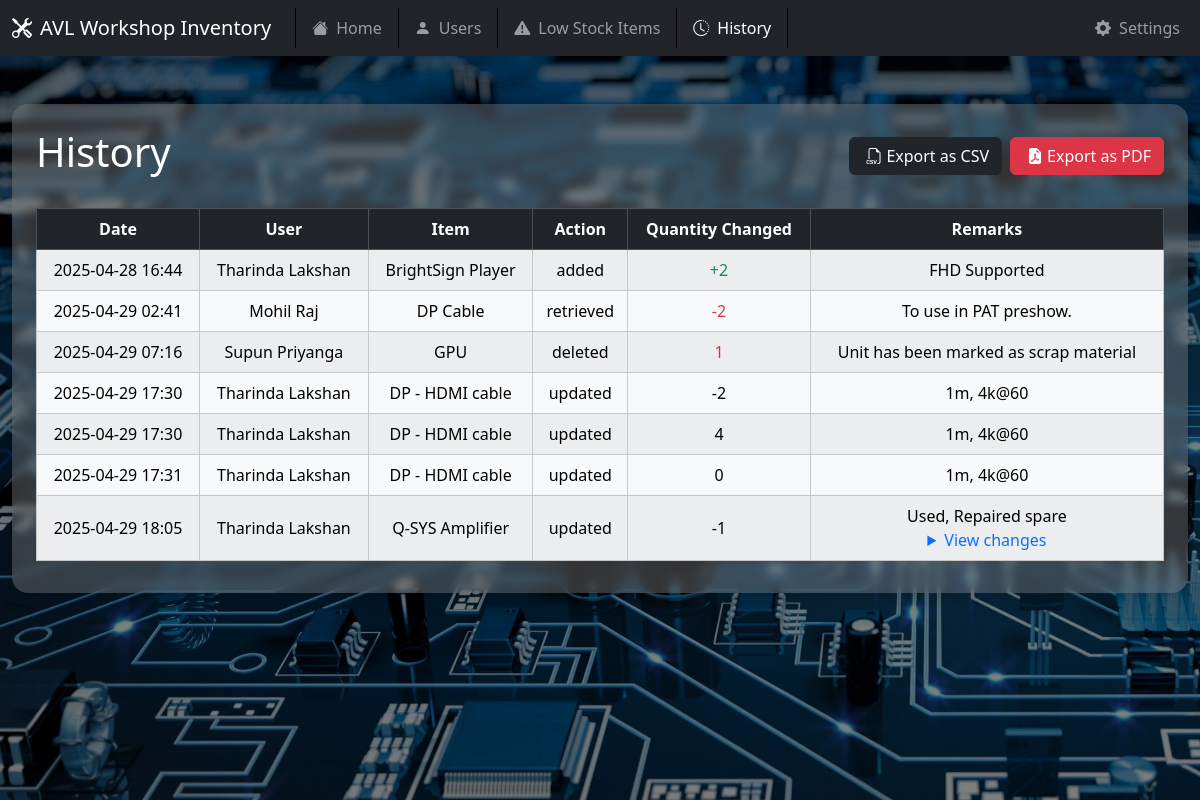
Page /history on the earlier database version.
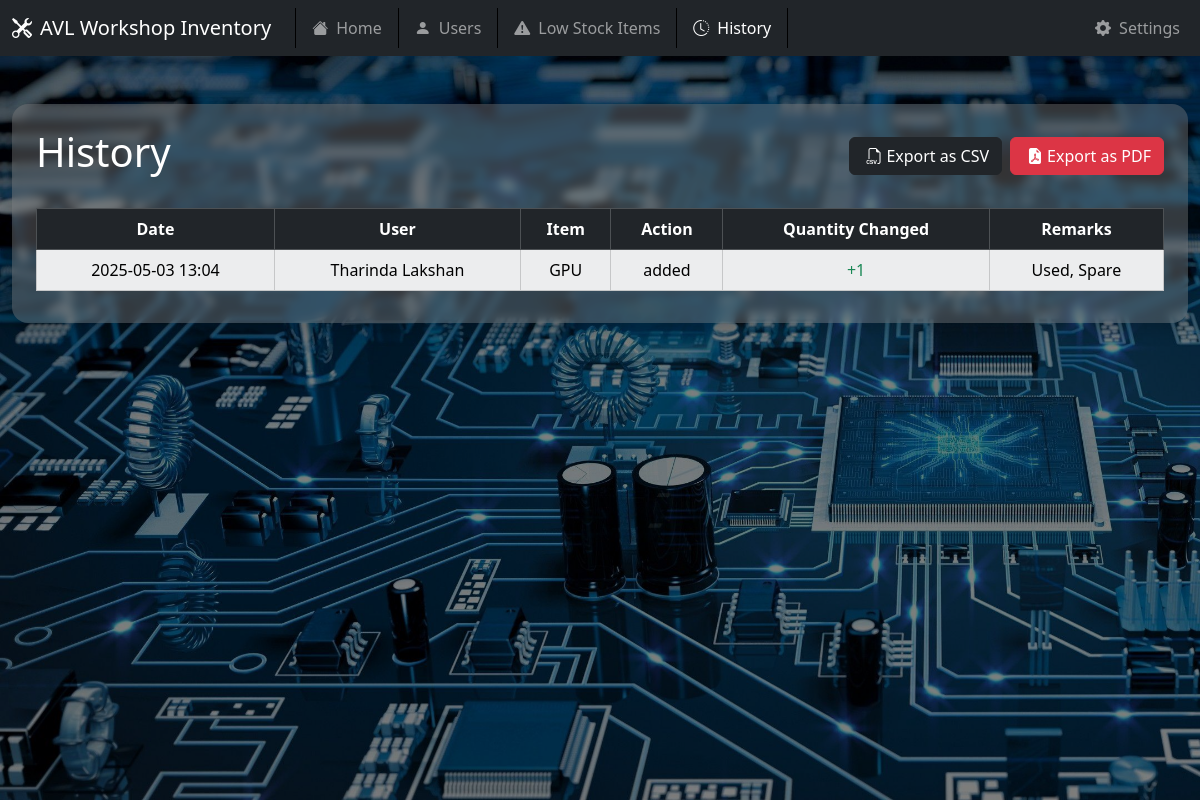
Same page on the later database version.
### models.py (models this page shows)
class InventoryHistory(db.Model):
    __tablename__ = 'inventory_history'
    id = db.Column(db.Integer, primary_key=True)
    inventory_id = db.Column(db.Integer, db.ForeignKey('inventory.id'), nullable=False)
    user_id = db.Column(db.Integer, db.ForeignKey('user.id'), nullable=False)
    action = db.Column(db.String(50), nullable=False)  # e.g., 'added', 'removed', 'updated'
    quantity_changed = db.Column(db.Integer, nullable=False)
    date_time = db.Column(db.DateTime, default=lambda: datetime.now(timezone.utc))
    remarks = db.Column(db.String(255))
    inventory = db.relationship('Inventory', backref='history')
    user = db.relationship('User', backref='history')

class User(db.Model):
    __tablename__ = 'user'
    id = db.Column(db.Integer, primary_key=True)
    emp_id = db.Column(db.Integer, unique=True, nullable=False)
    user_name = db.Column(db.String(100), nullable=False)

class Inventory(db.Model):
    __tablename__ = 'inventory'
    id = db.Column(db.Integer, primary_key=True)
    item_name = db.Column(db.String(100), nullable=False)
    brand = db.Column(db.String(100))
    model = db.Column(db.String(100))
    serial_number = db.Column(db.String(100))
    quantity = db.Column(db.Integer, nullable=False, default=0)
    unit = db.Column(db.String(50))
    category = db.Column(db.String(100))
    location = db.Column(db.String(100))
    min_stock = db.Column(db.Integer)
    remarks = db.Column(db.String(255))
    date_added = db.Column(db.DateTime, default=lambda: datetime.now(timezone.utc))
    last_updated = db.Column(db.DateTime, onupdate=lambda: datetime.now(timezone.utc))
    is_active = db.Column(db.Boolean, default=True)

### app.py (the view)
@app.route("/history")
def history():
    history = InventoryHistory.query.all()
    return render_template("history.html", history=history)

### templates/history.html (shortened to what this page needs)
{% extends "base.html" %}
{% block content %}
<div class="container-fluid my-5">
    <div class="shadow rounded-4 p-4 mask" style="
  background-color: rgba(128, 128, 128, 0.4);
  backdrop-filter: blur(4px);">
        <div class="d-flex justify-content-between align-items-center mb-4 flex-wrap">
            <h1 class="mb-2" style="color: rgb(255, 255, 255);">History</h1>
            <div class="d-flex gap-2 mt-1 mt-md-0">
                <form id="csvForm" method="POST" action="{{ url_for('export_history_csv') }}">
                    <button type="submit" class="btn btn-dark mb-0">
                        <i class="bi bi-filetype-csv m-1 fs-6"></i>Export as CSV
                    </button>
                </form>
                <form id="pdfform" method="POST" action="{{ url_for('export_history_pdf') }}" target="_blank">
                    <button type="submit" class="btn btn-danger mb-0">
                        <i class="bi bi-file-earmark-pdf-fill m-1 fs-6"></i>Export as PDF
                    </button>
                </form>
            </div>
        </div>
        <table
            class="datatable table table-light table-striped table-hover table-bordered w-100 m-0 mb-2 mt-2 text-center align-middle">
            <thead class="table-dark">
                <tr>
                    <th>Date</th>
                    <th>User</th>
                    <th>Item</th>
                    <th>Action</th>
                    <th>Quantity Changed</th>
                    <th>Remarks</th>
                </tr>
            </thead>
            <tbody>
                {% for record in history %}
                <tr>
                    <td>{{ record.date_time.strftime('%Y-%m-%d %H:%M') if record.date_time else '-' }}</td>
                    <td>{{ record.user.user_name }}</td>
                    <td>{{ record.inventory.item_name }}</td>
                    <td>{{ record.action }}</td>
                    <td>
                        {% if record.action == 'retrieved' %}
                        <span class="text-danger">-{{ record.quantity_changed }}</span>
                        {% elif record.action == 'added' %}
                        <span class="text-success">+{{ record.quantity_changed }}</span>
                        {% elif record.action == 'deleted' %}
                        <span class="text-danger">{{ record.quantity_changed }}</span>
                        {% else %}
                        {{ record.quantity_changed }}
                        {% endif %}
                    </td>
                    <td>
                        <div>{{ record.remarks.split(' | changes:')[0] }}</div>
                        {% if ' | changes:' in record.remarks %}
                        <details>
                            <summary class="text-primary" style="cursor: pointer;">View changes</summary>
                        </details>
                        {% endif %}
                    </td>
                </tr>
                {% endfor %}
        </table>
    </div>
</div>
{% endblock %}

Differences in the rows shown:
removed InventoryHistory: date_time "2025-04-29 02:41", user.user_name "Mohil Raj", inventory.item_name "DP Cable", action "retrieved", quantity_changed "2", remarks|changes "To use in PAT preshow."
removed InventoryHistory: date_time "2025-04-29 07:16", user.user_name "Supun Priyanga", inventory.item_name "GPU", action "deleted", quantity_changed "1", remarks|changes "Unit has been marked as scrap material"
removed InventoryHistory: date_time "2025-04-29 17:30", user.user_name "Tharinda Lakshan", inventory.item_name "DP - HDMI cable", action "updated", quantity_changed "-2", remarks|changes "1m, 4k@60"
removed InventoryHistory: date_time "2025-04-29 17:30", user.user_name "Tharinda Lakshan", inventory.item_name "DP - HDMI cable", action "updated", quantity_changed "4", remarks|changes "1m, 4k@60"
removed InventoryHistory: date_time "2025-04-29 17:31", user.user_name "Tharinda Lakshan", inventory.item_name "DP - HDMI cable", action "updated", quantity_changed "0", remarks|changes "1m, 4k@60"
removed InventoryHistory: date_time "2025-04-29 18:05", user.user_name "Tharinda Lakshan", inventory.item_name "Q-SYS Amplifier", action "updated", quantity_changed "-1", remarks|changes "Used, Repaired spare"
changed InventoryHistory "added": date_time "2025-04-28 16:44" → "2025-05-03 13:04"; inventory.item_name "BrightSign Player" → "GPU"; quantity_changed "2" → "1"; remarks|changes "FHD Supported" → "Used, Spare"
